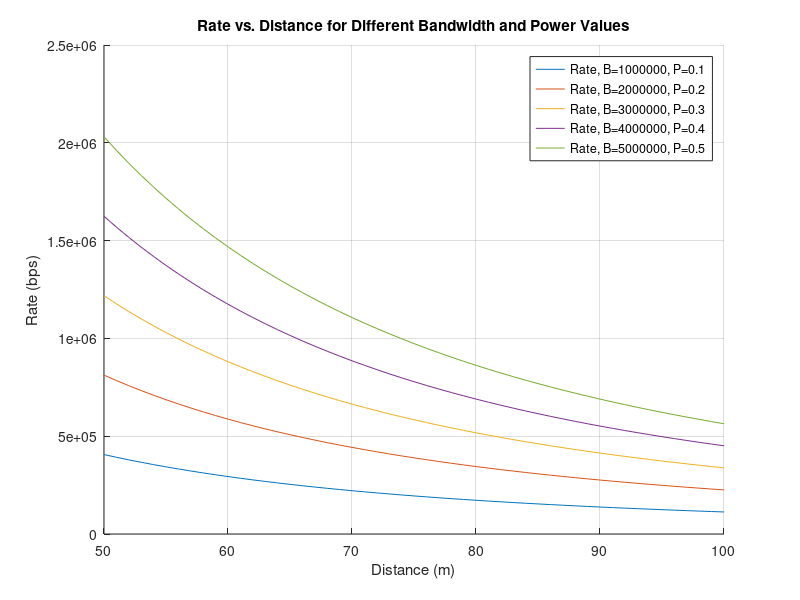
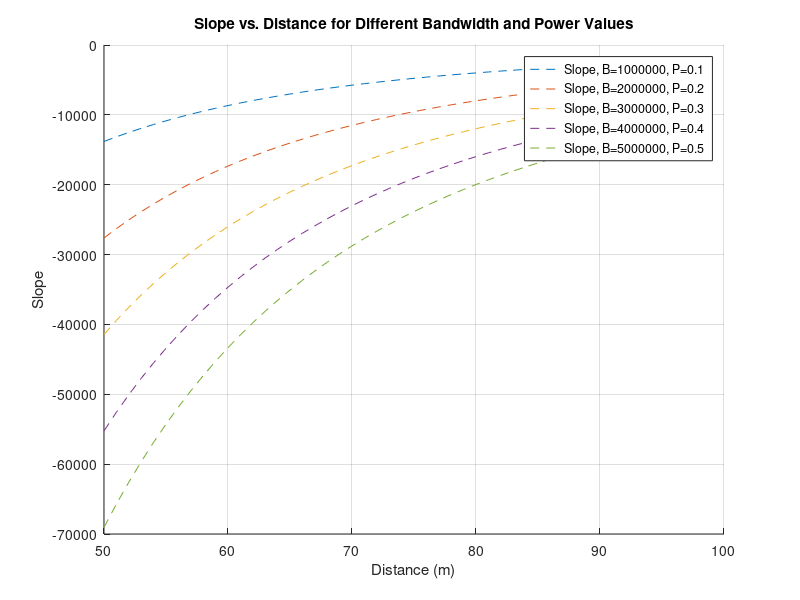

These figures' MATLAB source, in order:
%PLOT_RATE_SLOPE_VS_DISTANCE  A2A transmission rate (Eq. (2)) and its slope versus distance.
%
%   Visualises the rate and the slope S used by the mobility utility (Eqs. (8)-(11)) for the
%   bandwidth/power setting of each server type.

% Collecting channel parameters
collecting_channel_param = containers.Map({'suburban', 'urban', 'dense-urban', 'high-rise-urban'}, ...
    {[4.88, 0.43, 0.1, 21], [9.61, 0.16, 1, 20], [12.08, 0.11, 1.6, 23], [27.23, 0.08, 2.3, 34]});
collecting_params = collecting_channel_param('urban');
a = collecting_params(1);
b = collecting_params(2);
yita0 = collecting_params(3);
yita1 = collecting_params(4);
carrier_f = 2.5e9; % Carrier frequency
noise_power = 1e-13; % Noise power

G = 10; % channel gain, same value as in transmission_rate.m
distance_values = 50:1:100; % Distance values from 100 to 200 meters

% Define different B and P values
B_values = [1e6, 2e6, 3e6, 4e6, 5e6]; % Bandwidth values
P_values = [0.1, 0.2, 0.3, 0.4, 0.5]; % Transmit power values

% Plot transmission rate
figure;
hold on;
for j = 1:length(B_values)
    B = B_values(j);
    P = P_values(j);
    rate_values = zeros(size(distance_values)); % Initialize rate array

    for i = 1:length(distance_values)
        distance = distance_values(i);
        fspl = ((4 * pi * carrier_f * distance / 3e8) ^ 2); % Free space path loss
        L = (fspl * 10 ^ (yita0 / 20)); % Total path loss
        rate_values(i) = (B * log2(1 + P * G / (L * noise_power * B))); % Compute rate
    end
    
    plot(distance_values, rate_values, 'DisplayName', ['Rate, B=' num2str(B) ', P=' num2str(P)]);
end
legend('show');
xlabel('Distance (m)');
ylabel('Rate (bps)');
title('Rate vs. Distance for Different Bandwidth and Power Values');
grid on;
hold off;

% Plot slope
figure;
hold on;
for j = 1:length(B_values)
    B = B_values(j);
    P = P_values(j);
    slope_values = zeros(size(distance_values)); % Initialize slope array

    for i = 1:length(distance_values) - 1
        distance = distance_values(i);
        fspl = ((4 * pi * carrier_f * distance / 3e8) ^ 2); % Free space path loss
        L = (fspl * 10 ^ (yita0 / 20)); % Total path loss
        rate = (B * log2(1 + P * G / (L * noise_power * B))); % Compute rate for current distance
        
        next_distance = distance_values(i + 1);
        next_fspl = ((4 * pi * carrier_f * next_distance / 3e8) ^ 2);
        next_L = (next_fspl * 10 ^ (yita0 / 20));
        next_rate = (B * log2(1 + P * G / (next_L * noise_power * B))); % Compute rate for next distance
        
        slope_values(i) = (next_rate - rate) / (next_distance - distance);
    end
    
    plot(distance_values(1:end-1), slope_values(1:end-1), '--', 'DisplayName', ['Slope, B=' num2str(B) ', P=' num2str(P)]);
end
legend('show');
xlabel('Distance (m)');
ylabel('Slope');
title('Slope vs. Distance for Different Bandwidth and Power Values');
grid on;
hold off;
